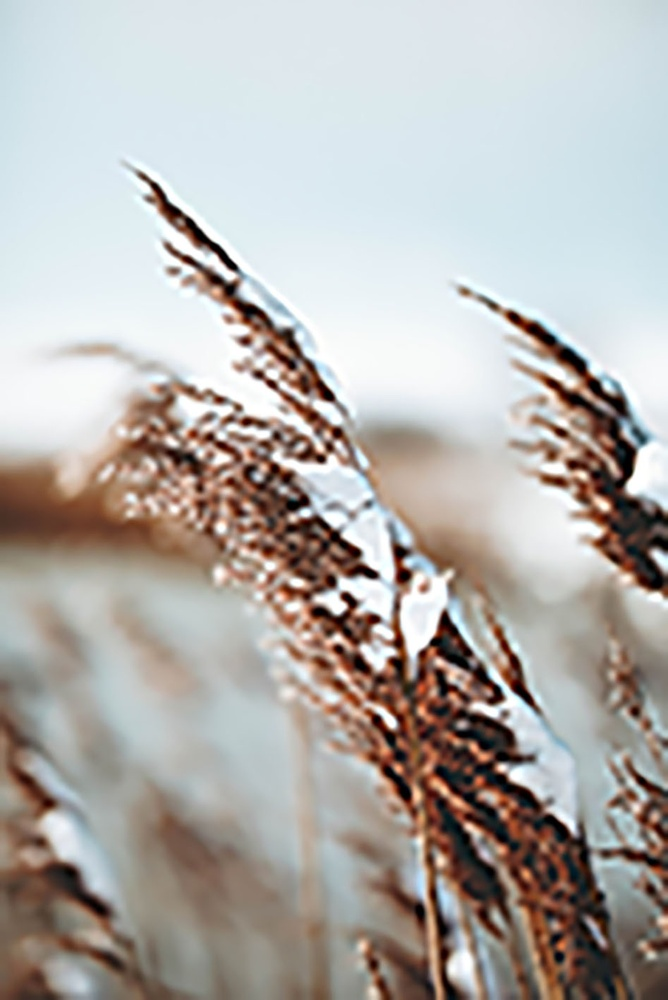
#> input picture img.jpg, 668 x 1000 px, shrunk from 947 x 1417 before the run
$ python main.py
#> lines starting #> are read from the running program, lines starting #| are printed output that depends on the picture
### calculate_brightness.py
import numpy as np

#Function used to calculate the matrix of brightness of the image
def calculate_brightness(image):
    if image.shape[-1]!=3:
        raise Exception("The image is not RGB")
    # Y: = 0.3 * R + 0.59 * G + 0.11 * B
    coef=np.array([0.3, 0.59, 0.11])
    #Multiply matrices
    brightness = image @ coef
    return brightness

### show_image.py
import matplotlib.pyplot as plt

#Used to display an image
def show_image(image, title):
    plt.imshow(image, cmap='gray') #cmap - ignored for RGB(A), is needed for balck/white binarization
    #Add title
    plt.title(title)
    #Don't show axis
    plt.axis('off')
    plt.show()

### print_menu.py
def print_menu():
    print (30 * "-" , "MENU" , 30 * "-")
    print ("1. Display the original image")
    print("2. Display the matrixes of brightness for the original image")
    print("3. Display the histogram")
    print("4. Binarization")
    print("5. Convert to grayscale")
    print("6. Negative")
    print("7. Use mask 'South' ")
    print("8. Use mask 'South-East' ")
    print ("9. Exit")
    print (67 * "-")

### main.py
from show_image import *
from calculate_brightness import *
from thrasholding import *
from negative import *
from filter import *
from print_menu import *

#Load image
org_image = plt.imread('img.jpg')
#> org_image is the input picture: shape (1000, 668, 3); mean R, G, B 179.2, 175.3, 171.5
gray_image=calculate_brightness(org_image)
#> in calculate_brightness, `brightness = image @ coef`:
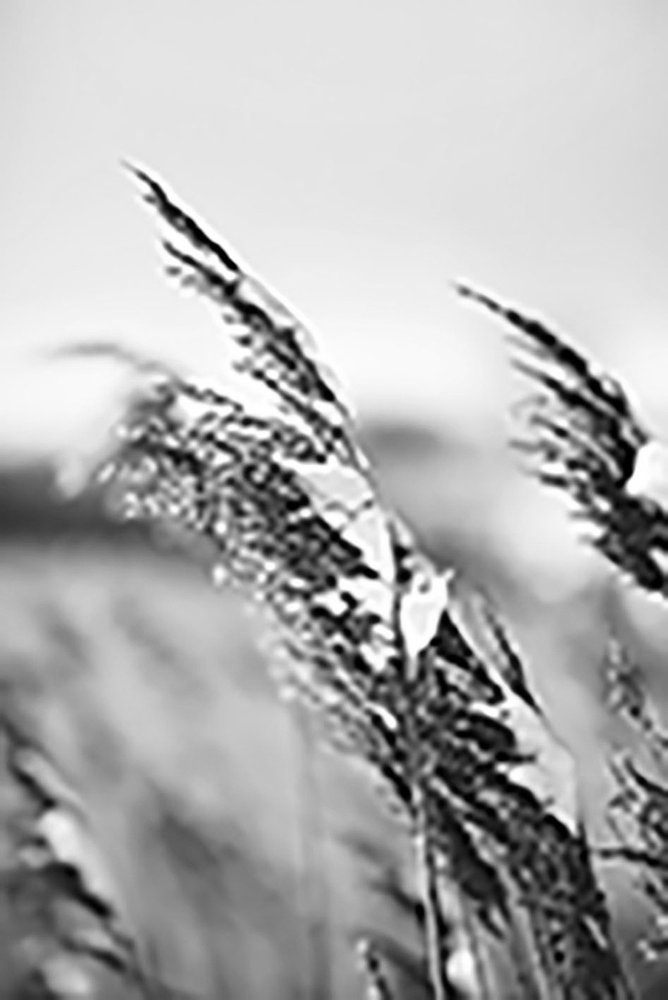
#> brightness: shape (1000, 668) float64; min 0, max 255, mean 176.1

# 1. Display the original image
# 2. Display the matrixes of brightness for the original image
# 3. Display the histogram
# 4. Binarization
# 5. Convert to grayscale
# 6. Negative
# 7. Use mask 'South'
# 8. Use mask 'South-East'
# 9. Exit
loop=True
while loop:
    print_menu()
    print("Choose an option: ")
#> (the run stopped early here; a loop or call above may not have finished)
